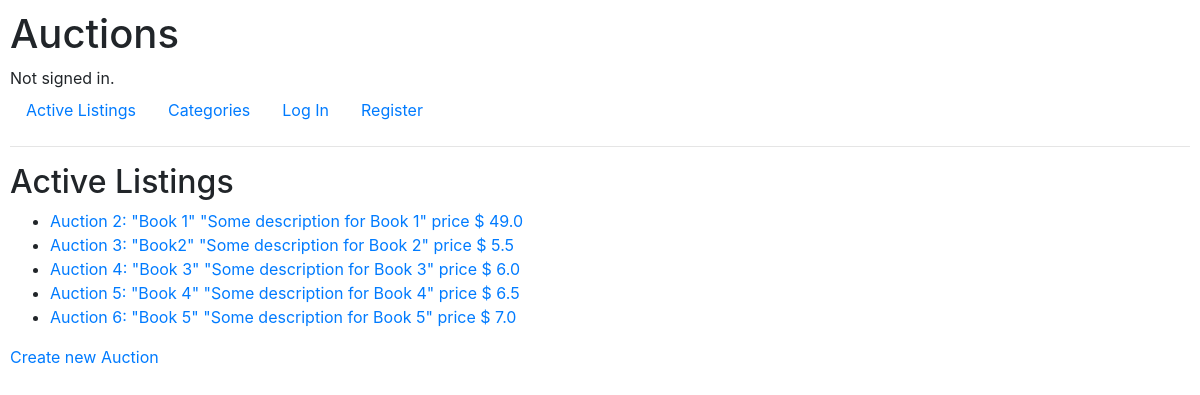
Page /auctions/ on the committed database.
### auctions/models.py (models this page shows, shortened)
class Auction(models.Model):
    title = models.CharField(
        unique=True, error_messages={'unique': "The auction with that title already exists."},
        max_length=64, verbose_name='title of auction')
    category = models.CharField(max_length=64)
    description = models.CharField(blank=True, max_length=124)
    image_url = models.CharField(blank=True, max_length=124)
    price = models.FloatField(default=0.0)
    owner = models.ForeignKey(User, on_delete=models.CASCADE, related_name="seller")  # user
    winner = models.ForeignKey(User, blank=True, null=True, on_delete=models.CASCADE, related_name="buyer")  # user
    is_active = models.BooleanField(default=True, verbose_name='active status')  # active or non_active

### auctions/views.py (the view)
# urls.py: path("", views.index, name="index"),
def index(request):
    return render(request, "auctions/index.html", {
        'auctions': Auction.objects.filter(is_active=True),
    })

### auctions/templates/auctions/index.html
{% extends "auctions/layout.html" %}
{% block body %}
    <h2>Active Listings</h2>
    <ul>
        {% for auction in auctions %}
            <li>
                <a href="{% url 'auction' auction.id %}">
                  Auction {{ auction.id}}: "{{auction.title}}" "{{auction.description}}" price $ {{auction.price}}
                </a>
            </li>
        {% endfor %}
    </ul>
    <a href="{% url 'new_auction' %}"> Create new Auction </a>
{% endblock %}

### auctions/static/auctions/styles.css (style rules this page uses)
body { padding: 10px; }

### rows in the picture
Auction: id "2", title "Book 1", description "Some description for Book 1", price "49.0"
Auction: id "3", title "Book2", description "Some description for Book 2", price "5.5"
Auction: id "4", title "Book 3", description "Some description for Book 3", price "6.0"
Auction: id "5", title "Book 4", description "Some description for Book 4", price "6.5"
Auction: id "6", title "Book 5", description "Some description for Book 5", price "7.0"
